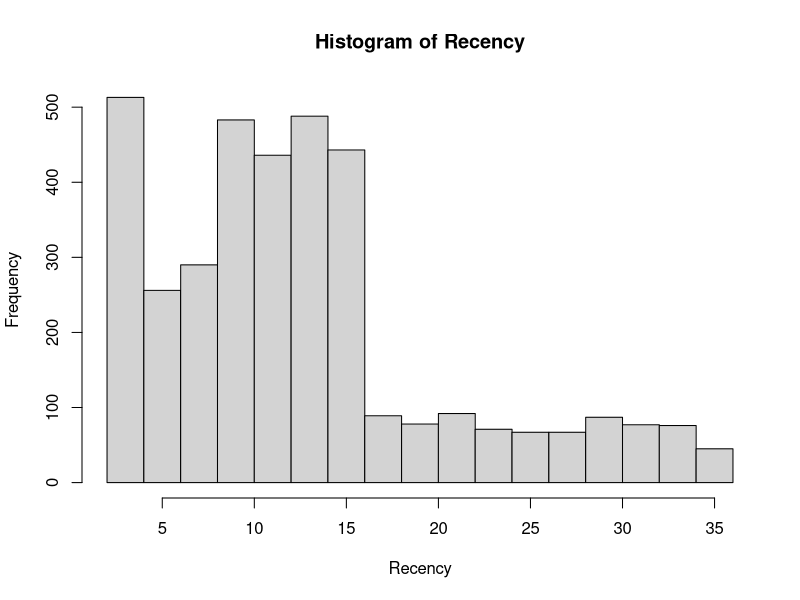
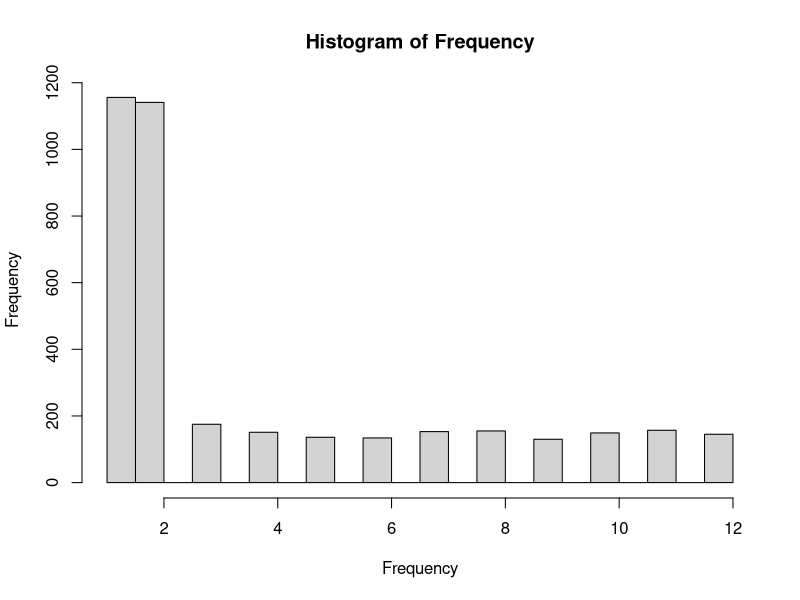
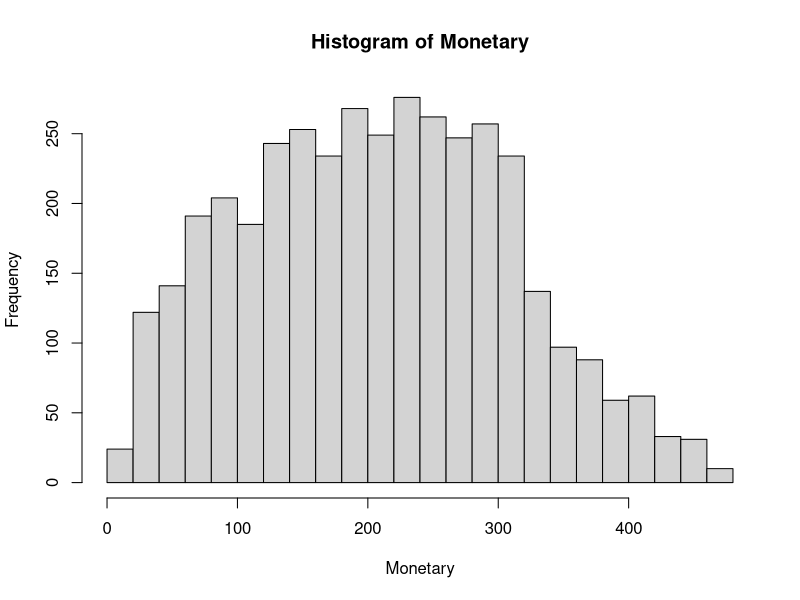
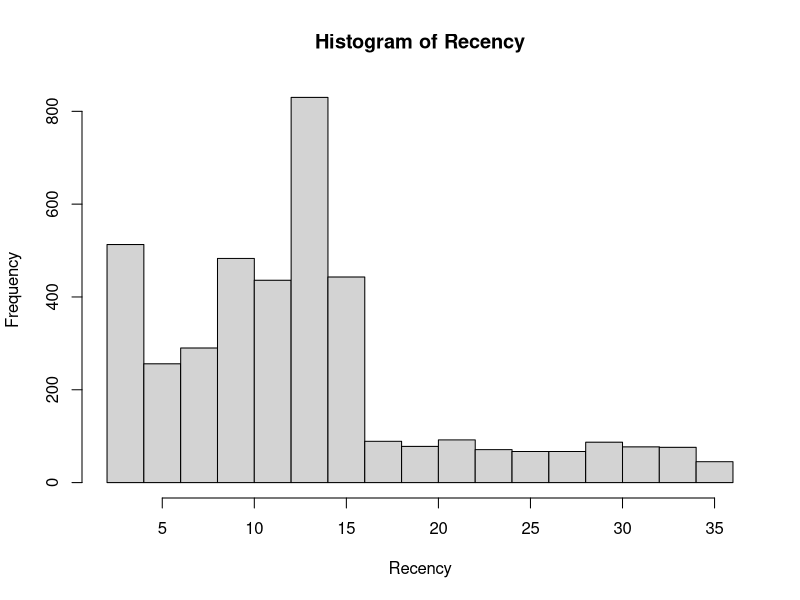
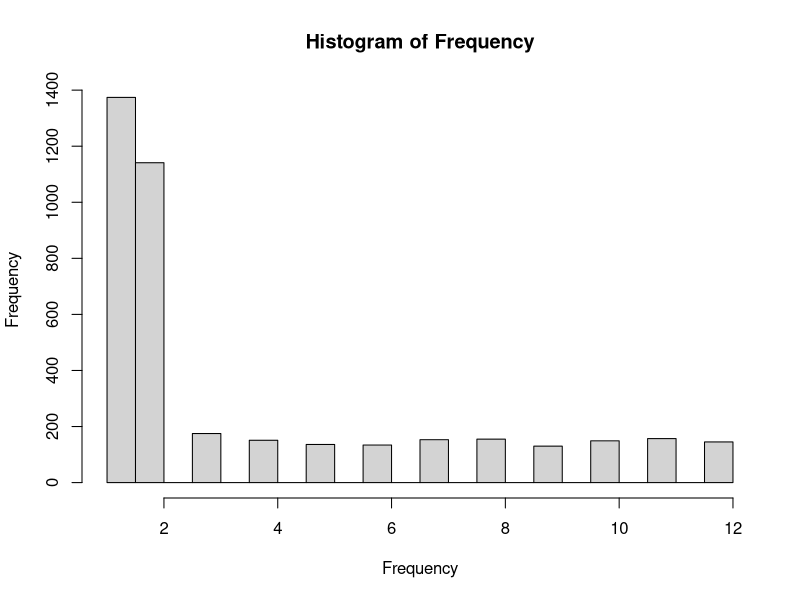
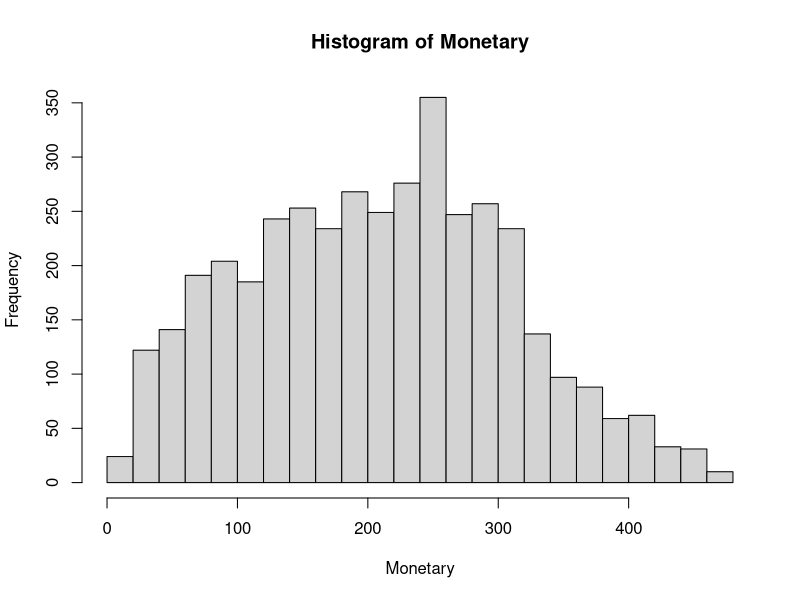
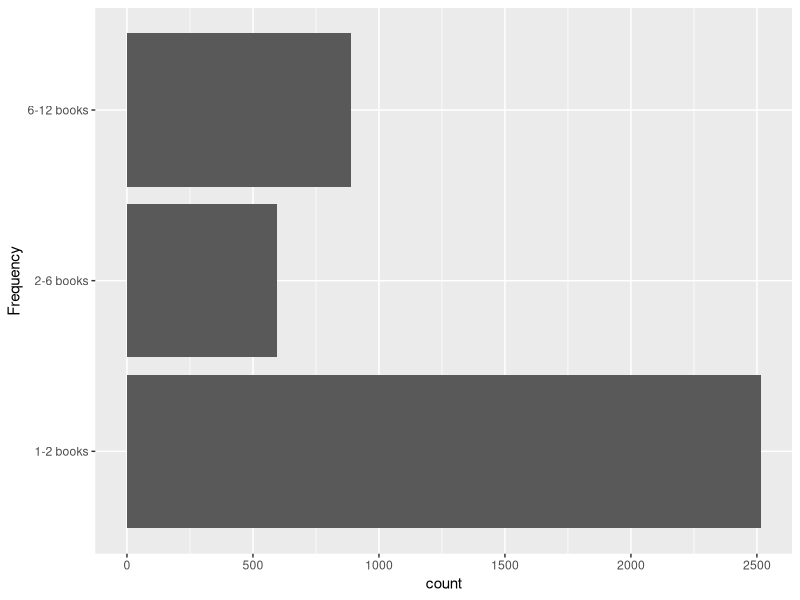
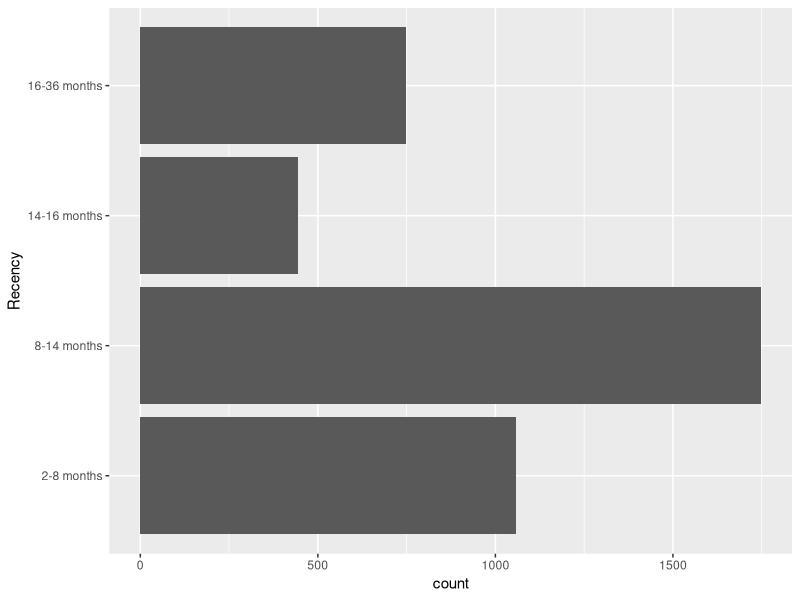

Generate these figures, in order, with R:
## ---- chunk 1
#PROBLEM 1

library(tidyverse)
df <- read.csv('CharlesBookClubDataset.csv')
summary(df)

#to get number of missing values in each column
colSums(is.na(df))
## ---- chunk 2
#PROBLEM 2

plotHistogram <- function() 
{
  Recency <- df$R
  Frequency <- df$F
  Monetary <- df$M
  hist(Recency, breaks=20)
  hist(Frequency, breaks=20)
  hist(Monetary, breaks=20)
}
plotHistogram()

#since the graphs show that they are positively skewed, missing values can be imputed with the mode

findMode <- function(x) 
{
  mode <- names(which.max(table(x)))
  if(is.numeric(x)) 
    return(as.numeric(mode))
  mode
}
df$R[is.na(df$R)] <- findMode(df$R)
df$F[is.na(df$F)] <- findMode(df$F)
df$M[is.na(df$M)] <- findMode(df$M)

colSums(is.na(df)) #checking if NaN values are filled

plotHistogram()
## ---- chunk 3
#PROBLEM 3

#4 bins are used for Recency, 5 bins for Monetary and 3 bins for Frequency as every bin is to have the same number of observations because it's based on the quantiles which is optimal for binning at the breakpoints

df <- df %>% mutate(Rcode=cut(df$R,breaks=unique(quantile(df$R,probs=seq.int(0,1,by=1/4))),include.lowest=TRUE),
                    
Mcode=cut(df$M,breaks=unique(quantile(df$M,probs=seq.int(0,1,by=1/5))),include.lowest=TRUE),

Fcode=cut(df$F,breaks=unique(quantile(df$F,probs=seq.int(0,1,by=1/4))),include.lowest=TRUE))

#new columns
levels(df$Mcode) <- c('$15-$112','$112-$181','$181-$242','$242-$296','$296-$479')
levels(df$Rcode) <- c('2-8 months','8-14 months','14-16 months','16-36 months')
levels(df$Fcode) <- c('1-2 books','2-6 books','6-12 books')
summary(df[c('Mcode', 'Rcode', 'Fcode')])
## ---- chunk 4
#PROBLEM 4

# bar graphs
ggplot(df, aes(x = Fcode)) +geom_bar() +coord_flip () +labs(x = "Frequency")
ggplot(df, aes(x = Rcode)) +geom_bar() +coord_flip () +labs(x = "Recency")
ggplot(df, aes(x = Mcode)) +geom_bar() +coord_flip () +labs(x = "Monetary")
ggplot(df, aes(x = FirstPurch)) +geom_bar() +coord_flip () +labs(x = "First Purchase")

df$Florence <- factor(df$Florence,labels = c("No", "Yes")) #categorical feature

#box plots
ggplot(df, aes_string(x="Florence", y="R", fill="Florence")) +geom_boxplot() +coord_flip() +labs(x="Recency", y="Was the purchase made?") +theme(legend.position=c(0.9, 0.9))

ggplot(df, aes_string(x="Florence", y="M", fill="Florence"))+geom_boxplot() +coord_flip() +labs(x = "Monetary", y = "Was the pruchase made?") +theme(legend.position=c(0.9, 0.9))

ggplot(df, aes_string(x="Florence", y="F", fill="Florence")) +geom_boxplot() +coord_flip() +labs(x="Frequency", y="Was the pruchase made?") +theme(legend.position=c(0.9, 0.9))

#density plots
ggplot(df, aes_string(x="R", fill="Florence")) +geom_density(alpha=0.4) +labs(x="Recency") +theme(legend.position=c(0.9, 0.9))

ggplot(df, aes_string(x="M", fill="Florence")) +geom_density(alpha=0.4) +labs(x="Monetary") +theme(legend.position=c(0.9, 0.9))

ggplot(df, aes_string(x="F", fill="Florence")) +geom_density(alpha=0.4) +labs(x="Frequency") +theme(legend.position=c(0.9, 0.9))
## ---- chunk 5
#PROBLEM 1

library(ggpubr)
library(dplyr)
library(ggplot2)
library(ggpubr)
library(broom)
library(car)
data <- read.csv('Scenario 1.csv')

#1)Scully can use Fisher's test, i.e., One-way anova as there's only a single independent variable
#2)Scully would have used the aov() fucntion

oneway <- aov(No.of.items ~ POI, data)
summary(oneway)

#3)based on the hypothesis of one way anova, since p value > 0.05 there is no relation between the person of interest and the average number of evidence collected against them
## ---- chunk 6
#PROBLEM 2
data <- read.csv('Scenario 2.csv')
#1)Scully can use two-way anova as there are two categorical variables on which it is dependent
#2)Scully would have used the aov() fucntion
twoway <- aov(No.of.items ~ POI * Priority, data)
summary(twoway)

#3)  Based on the hypotheses of two way ANOVA test, since p value < 0.05 there is maybe a relation between the person of interest and the avg number of evidence collected against them and between the Priority and the avg number of evidence collected against them. Since p value > 0.05 there is no interaction between the Priority and person of interest.

#4) Scully should take note of the assumptions made: homogeneity of variance
plot(twoway)
# categorical variables cannot be compared with F statistic and they are normally-distributed dependent variable
 

#PROBLEM 3
tukey.twoway <- TukeyHSD(aov(formula = No.of.items ~ factor(POI) + Priority, data ))
tukey.twoway

par(mar=c(5,8,4,1)+.1)
tukey.plot.test<-TukeyHSD(aov(formula = No.of.items ~ factor(POI), data))
plot(tukey.plot.test, las = 1)

par(mar=c(5,8,4,1)+.1)
tukey.plot.test<-TukeyHSD(aov(formula = No.of.items ~ Priority, data))
plot(tukey.plot.test, las = 1)

#No pairs of POI have a statistically significant difference in mean no of evidence generated which implies that no difference in the average no of Evidence items discovered when compared with any two POI. Critical priority has a different mean which implies that assigning it to work on the cases generate different no of evidence items compared to the rest of the priorities.
